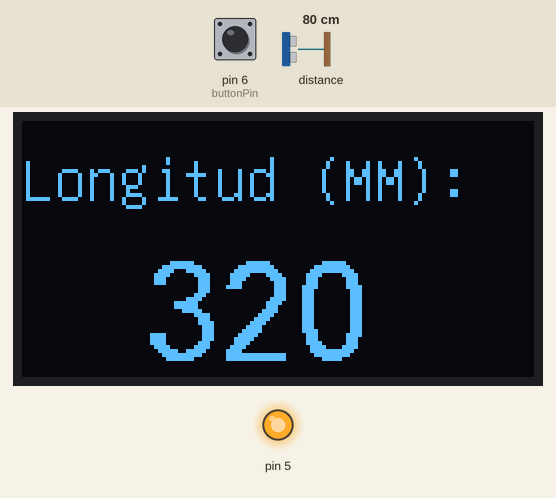
A sketch run on a simulated Arduino Uno, built with avr-gcc and run on an emulated ATmega328P. Shown: 128×64 one-colour display, output pins drawn as LEDs (lit = HIGH). The test bench sets the inputs (shaded band); at power-on: pin 6 (buttonPin) LOW, distance to the obstacle 80 cm. What the sketch prints to the serial monitor is not drawn.

Above: at 1.2 s.
1.3 s: pin 6 (buttonPin) pulled HIGH for 1 s
4.4 s: distance to the obstacle set to 2 cm
At 4.6 s:
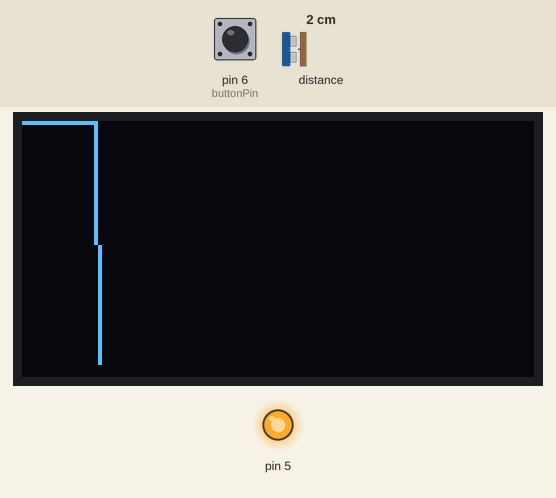
6.0 s: pin 6 (buttonPin) pulled HIGH for 0.15 s
At 7.7 s:
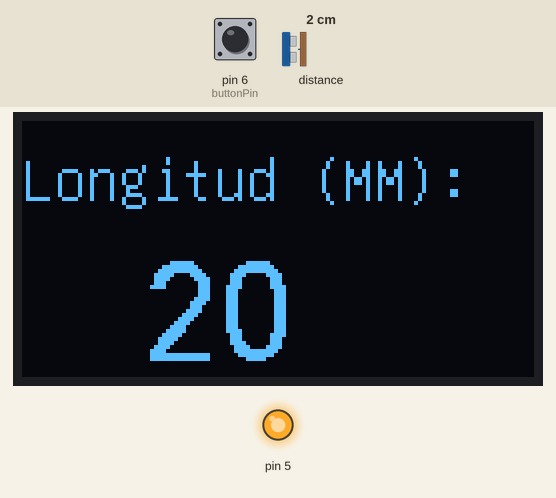
8.7 s: distance to the obstacle set to 4 cm
At 10.2 s:
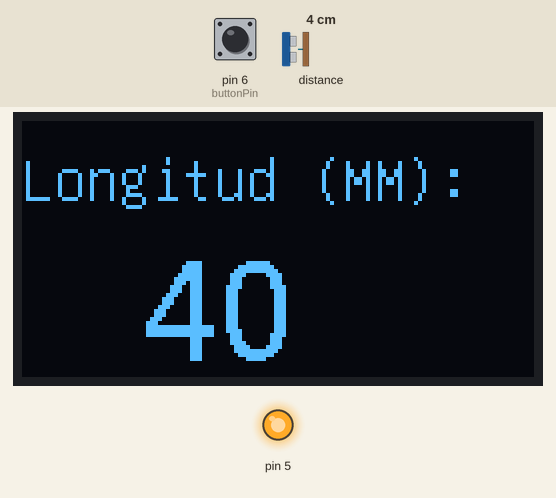
Timing chart, 0 to 11.4 s (numbered marks = the images above; inputs shaded):
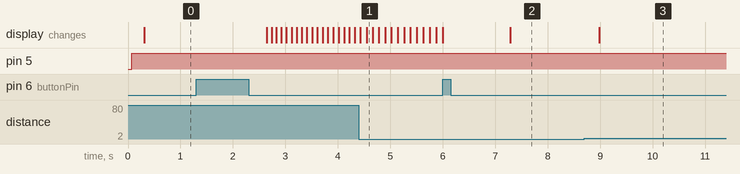

The sketch:

Prueba_Laser.ino
```cpp
#include <Wire.h>
#include <VL53L0X.h>
VL53L0X sensor;
#include "U8glib.h"

U8GLIB_SSD1306_128X64 u8g(U8G_I2C_OPT_NONE | U8G_I2C_OPT_DEV_0);

const int WIDTH = 128;
const int HEIGHT = 64;
const int LENGTH = WIDTH;
int Medida;
int x;
int y[LENGTH];
bool Grafico = false;
const int buttonPin = 6;
int buttonState = 0;

//funciones de Pantalla.........................................................

void clearY() {
  for (int i = 0; i < LENGTH; i++) {
    y[i] = -1;
  }
}

void drawY() {
  u8g.drawPixel(0, y[0]);
  for (int i = 1; i < LENGTH; i++) {
    if (y[i] != -1) {
      u8g.drawLine(i - 1, y[i - 1], i, y[i]);
    } else {
      break;
    }
  }
}

void draw(void) {
  u8g.setFont(u8g_font_unifont);
  u8g.setPrintPos(0, 20);
  u8g.print("Longitud (MM):");
  u8g.setFont(u8g_font_fur25);
  u8g.setPrintPos(30, 60);
  u8g.print(Medida);
}

//.................................................................................

void setup()
{
  Serial.begin(9600);
  Wire.begin();
  sensor.init();
  sensor.setTimeout(500);
  sensor.startContinuous(1);

  //Boton..........................................................................
  pinMode(5, OUTPUT);
  pinMode(buttonPin, INPUT);


 //Configuracion de Pantalla.........................................................
  x = 0;
  clearY();
  if ( u8g.getMode() == U8G_MODE_R3G3B2 ) {
    u8g.setColorIndex(255);     // white
  }
  else if ( u8g.getMode() == U8G_MODE_GRAY2BIT ) {
    u8g.setColorIndex(3);         // max intensity
  }
  else if ( u8g.getMode() == U8G_MODE_BW ) {
    u8g.setColorIndex(1);         // pixel on
  }
  else if ( u8g.getMode() == U8G_MODE_HICOLOR ) {
    u8g.setHiColorByRGB(255, 255, 255);
  }
  //..................................................................................
}

void loop()
{
  //Arranco sensor....................................................................
  Medida = sensor.readRangeContinuousMillimeters();
  Serial.print(Medida);
  if (sensor.timeoutOccurred()) {
    Serial.print(" TIMEOUT");
  }
  Serial.println();
  if (sensor.readRangeContinuousMillimeters() < 7500) {
    digitalWrite(5, HIGH);
  } else {
    digitalWrite(5, LOW);
  }

  //Pantalla_OLED.....................................................................

  if (Medida > 320 ) Medida = 320;

  if (Grafico == true) {
    y[x] = map(Medida, 0, 320, HEIGHT - 1, 0);;
    u8g.firstPage();
    do {
      drawY();
    } while ( u8g.nextPage() );
    x++;
    if (x >= WIDTH) {
      x = 0;
      clearY();
    }
  }

  if (Grafico == false) {
    u8g.firstPage();
    do {
      draw();
    } while ( u8g.nextPage() );
  }

  //Boton.........................................................

  buttonState = digitalRead(buttonPin);
  if (buttonState == HIGH) {
    Grafico = !Grafico;
    delay(1000);
    clearY();
  }
}
```

Measured:
- after the input at 8.7 s, the display: changes after 0.28 s (image 3)
